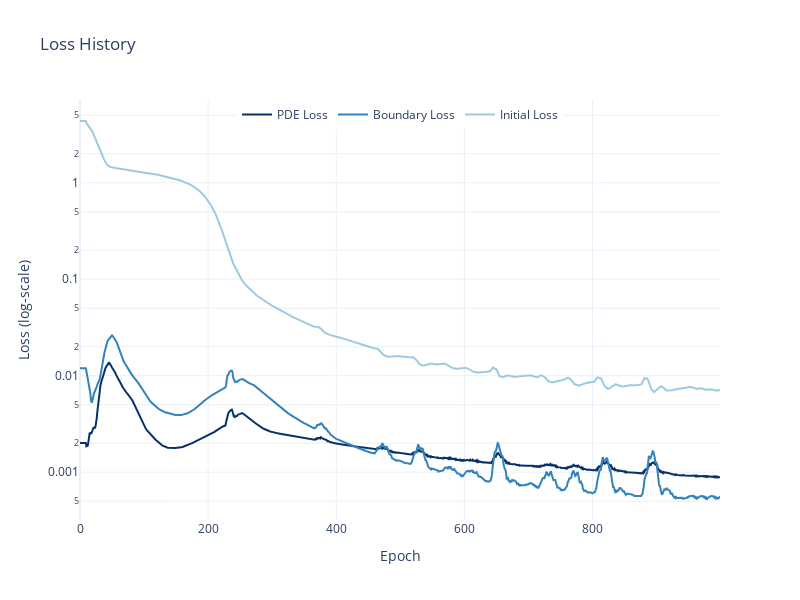

The cell this chart's notebook holds for it:
### Code cell
with_lb_state = trainer.closure.get_state()
plot_loss(with_lb_state, smooth=True, smooth_window=10)

with_lb_results = compare_with_mc(model, params, n_prices=200,
                          n_simulations=10_000, dtype=dtype, device=device, seed=42)['l2_rel_error']
print("L2 Error: ", with_lb_results*100)

### Figure 1 — Plotly figure (JSON) as saved in the notebook; plotly's stock layout.template omitted (floating-point values rounded to 4 significant figures; data arrays with more than 128 entries replaced by an {"elided": "..."} marker saying what was removed)
{"data": [{"line": {"color": "#08306B"}, "mode": "lines", "name": "PDE Loss", "type": "scatter", "x": {"elided": "1000 int values"}, "y": {"elided": "1000 float values"}}, {"line": {"color": "#3182BD"}, "mode": "lines", "name": "Boundary Loss", "type": "scatter", "x": {"elided": "1000 int values"}, "y": {"elided": "1000 float values"}}, {"line": {"color": "#9ECAE1"}, "mode": "lines", "name": "Initial Loss", "type": "scatter", "x": {"elided": "1000 int values"}, "y": {"elided": "1000 float values"}}], "layout": {"height": 600, "legend": {"orientation": "h", "x": 0.5, "xanchor": "center", "y": 1, "yanchor": "top"}, "title": {"text": "Loss History"}, "width": 800, "xaxis": {"title": {"text": "Epoch"}}, "yaxis": {"title": {"text": "Loss (log‑scale)"}, "type": "log"}}}
